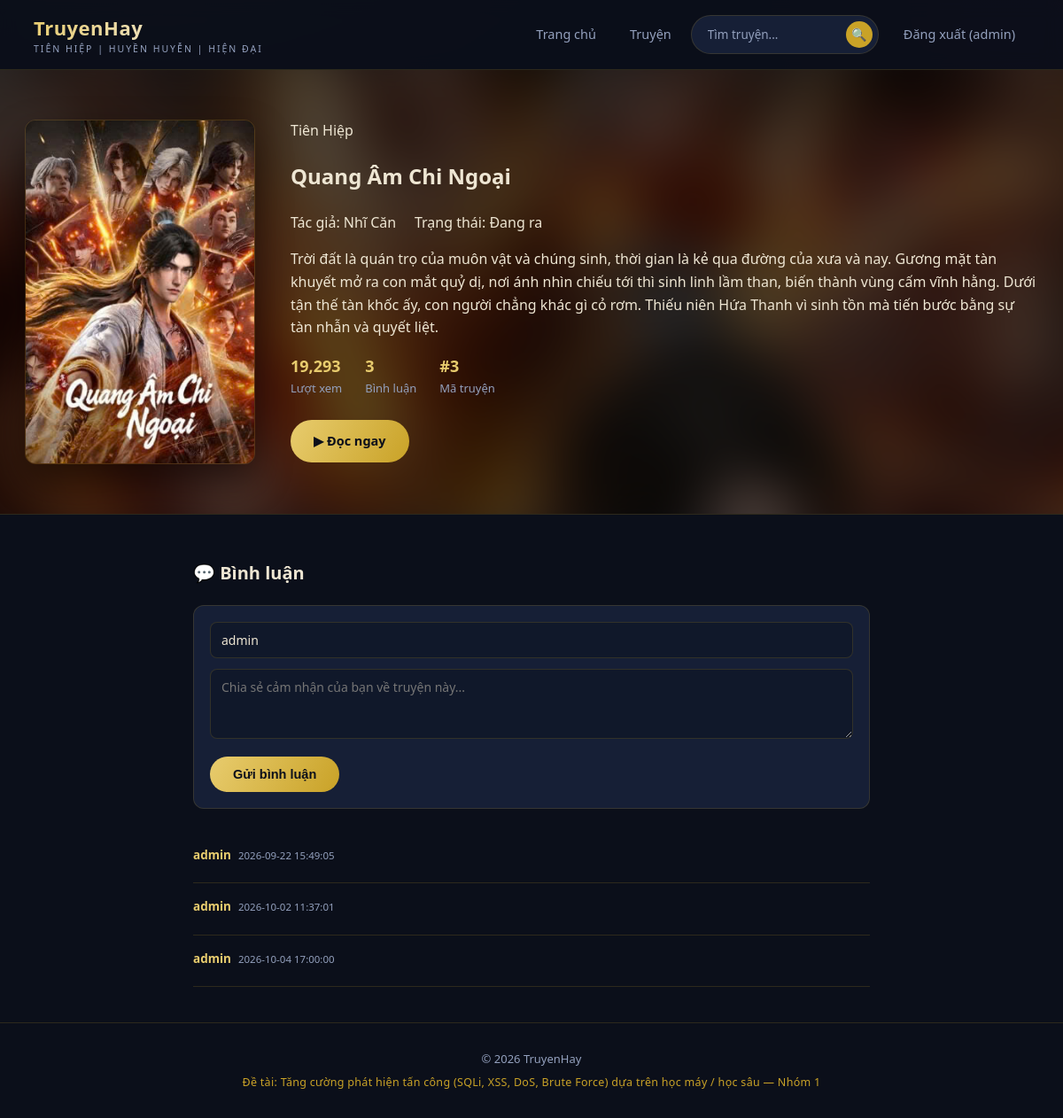
/truyen/3 (signed in), run on the app's committed database.
### tables this page shows
CREATE TABLE truyen (
            id INTEGER PRIMARY KEY AUTOINCREMENT,
            title TEXT NOT NULL,
            author TEXT NOT NULL,
            category TEXT NOT NULL,
            description TEXT,
            image TEXT,
            views INTEGER DEFAULT 0,
            status TEXT NOT NULL DEFAULT "Đang ra",
            create_at TIMESTAMP DEFAULT CURRENT_TIMESTAMP
        );

CREATE TABLE comments (
            id INTEGER PRIMARY KEY AUTOINCREMENT,
            truyen_id INTEGER NOT NULL,
            username TEXT NOT NULL,
            content TEXT NOT NULL,
            created_at TIMESTAMP DEFAULT CURRENT_TIMESTAMP,
            FOREIGN KEY (truyen_id) REFERENCES truyen(id)
        );

### app.py (the view, shortened to what this page needs)
@app.route("/truyen/<truyen_id>", methods=["GET", "POST"])
def truyen_detail(truyen_id):
    db = get_db()
    cur = db.cursor()
    if request.method == "GET": #GET
        sql = ("SELECT * FROM truyen WHERE id = {t_id}").format(t_id=truyen_id)
        try: #Lay truyen
            truyen = run_query(sql, fetch="one")
        except sqlite3.Error as e:
            return f"Loi: {e}", 400
        if truyen == None:
            return "Không tìm thấy truyện !", 404
        try: #UPDATE views
            u_sql = "UPDATE truyen SET views = views + 1 WHERE id = {t_id}".format(t_id=truyen_id)
            run_query(u_sql, fetch="none")
        except sqlite3.Error as e:
            pass
        try: #Comments
            cmt_sql = ("SELECT * FROM comments WHERE truyen_id = {id} ORDER BY id"
                       ).format(id=truyen_id)
            comments = run_query(cmt_sql)
        except sqlite3.Error as e:
            comments =[]
        return render_template("truyen_detail.html", truyen=truyen, comments=comments)

### app.py (called while the page is built)
def get_db():
    if "db" not in g:
        g.db = sqlite3.connect(DB_PATH)
        g.db.row_factory = sqlite3.Row
    return g.db

def run_query(query, fetch="all"):
    db = get_db()
    cur = db.cursor()
    cur.execute(query)
    if fetch == "all":
        rows = cur.fetchall()
        return rows
    elif fetch == "one":
        row = cur.fetchone()
        return row
    else:
        db.commit()
        return None

### templates/truyen_detail.html (shortened to what this page needs)
<!DOCTYPE html>
<html lang="vi">
<head>
<link rel="stylesheet" href="{{ url_for('static', filename='style.css') }}">
</head>
<body>
<header class="site-header">
  <div class="header-inner">
    <a href="{{ url_for('index') }}" class="brand">
      <div>
        <div class="brand-text">TruyenHay</div>
        <div class="brand-sub">Tiên hiệp | Huyền huyễn | Hiện đại</div>
      </div>
    </a>
    <nav class="main-nav">
      <a href="{{ url_for('index') }}">Trang chủ</a>
      <a href="{{ url_for('truyen_list') }}">Truyện</a>
      <form class="search-form" action="{{ url_for('truyen_list') }}" method="get">
        <input type="text" name="q" placeholder="Tìm truyện...">
        <button type="submit" aria-label="Tìm kiếm">🔍</button>
      </form>
      {% if session.get('username') %}
        <a href="{{ url_for('logout') }}">Đăng xuất ({{ session.get('username') }})</a>
      {% else %}
        <a href="{{ url_for('login') }}" class="cta">Đăng nhập</a>
      {% endif %}
    </nav>
  </div>
</header>
<section class="detail-hero">
  {% set cover_img = truyen['image'] if truyen['image'] else 'tiennghich.jpg' %}
  {% set cover_url = url_for('static', filename='images/' + cover_img) %}
  <div class="detail-hero-bg" style="background-image: url('{{cover_url}}');"></div>
  <div class="detail-inner">
    <div class="detail-cover">
      <img src="{{cover_url}}" alt="{{ truyen.title }}">
    </div>
    <div class="hero-info">
      <span class="category-tag">{{ truyen['category']}}</span>
      <h1>{{ truyen['title'] }}</h1>
      <div class="author">Tác giả: {{ truyen['author'] }} &nbsp; &nbsp; Trạng thái: {{ truyen['status'] }}</div>
      <p class="desc">{{ truyen['description'] }}</p>
      <div class="stat-row">
        <div class="stat"><b>{{ "{:,}".format(truyen['views'] or 0) }}</b>Lượt xem</div>
        <div class="stat"><b>{{ comments|length }}</b>Bình luận</div>
        <div class="stat"><b>#{{ truyen['id'] }}</b>Mã truyện</div>
      </div>
      <a href="#doc" class="btn btn-primary">▶ Đọc ngay</a>
    </div>
  </div>
</section>
<div class="comments-wrap" id="doc">
  <h2>💬 Bình luận</h2>
  <form class="comment-form" method="post" action="{{ url_for('truyen_detail', truyen_id=truyen['id']) }}">
    <input type="text" name="username" placeholder="Tên của bạn"
           value="{{ session.get('username', '') }}" required>
    <textarea name="content" rows="3" placeholder="Chia sẻ cảm nhận của bạn về truyện này..." required></textarea>
    <button type="submit" class="btn btn-primary">Gửi bình luận</button>
  </form>
  {% for c in comments %}
  <div class="comment-item">
    <div class="who">{{ c.username }}<span class="when">{{ c.created_at }}</span></div>
  </div>
  {% else %}
  <p style="color:var(--muted);">Chưa có bình luận nào. Hãy là người đầu tiên!</p>
  {% endfor %}
</div>
<footer class="site-footer">
  <div>© 2026 TruyenHay</div>
  <div class="project-line">Đề tài: Tăng cường phát hiện tấn công (SQLi, XSS, DoS, Brute Force) dựa trên học máy / học sâu — Nhóm 1</div>
</footer>
</body>
</html>

### data on the page
truyen: category "Tiên Hiệp", title "Quang Âm Chi Ngoại", author "Nhĩ Căn", status "Đang ra", description "Trời đất là quán trọ của muôn vật và chúng sinh, thời gian là kẻ qua đường của xưa và nay. Gương mặt tàn khuyết mở ra con mắt quỷ dị, nơi ánh nhìn chiếu tới thì sinh linh lầm than, biến thành vùng cấm vĩnh hằng. Dưới tận thế tàn khốc ấy, con người chẳng khác gì cỏ rơm. Thiếu niên Hứa Thanh vì sinh tồn mà tiến bước bằng sự tàn nhẫn và quyết liệt.", views "19,293", id "3"
comments: username "admin", created_at "2026-09-22 15:49:05"
comments: username "admin", created_at "2026-10-02 11:37:01"
comments: username "admin", created_at "2026-10-04 17:00:00"

### other printed values
{{ session.get('username') }} "admin"
{{ comments|length }} "3"
